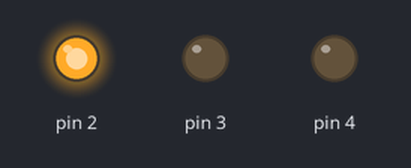
Recording of a sketch running on a simulated Arduino Uno, built with avr-gcc and run on an emulated ATmega328P. Shown: output pins drawn as LEDs (lit = HIGH).

Above: at 3.0 s.
At 14.0 s:
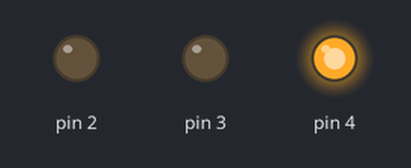
At 20.0 s:
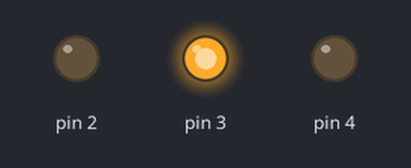
Timing chart, 0 to 27.3 s (numbered marks = the images above):
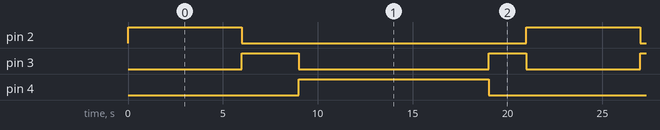

The sketch:

trafik_lambas_1.ino
```cpp
// C++ code
//
void setup()
{
  pinMode(2, OUTPUT);
  pinMode(3, OUTPUT);
  pinMode(4, OUTPUT);
}

void loop()
{
  digitalWrite(2,1);
  delay(6000);
  digitalWrite(2,0);

  digitalWrite(3,1);
  delay(3000);
  digitalWrite(3,0);

  digitalWrite(4,1);
  delay(10000);
  digitalWrite(4,0);

  digitalWrite(3,1);
  delay(2000);
  digitalWrite(3,0);
}
```

Measured:
- by itself, pin 2: alternates HIGH for 6.0 s and LOW for 15.0 s
- by itself, pin 3: repeats every 21.0 s: LOW 10.0 s, HIGH 2.0 s, LOW 6.0 s, HIGH 3.0 s
- by itself, pin 4: alternates HIGH for 10.0 s and LOW for 11.0 s
